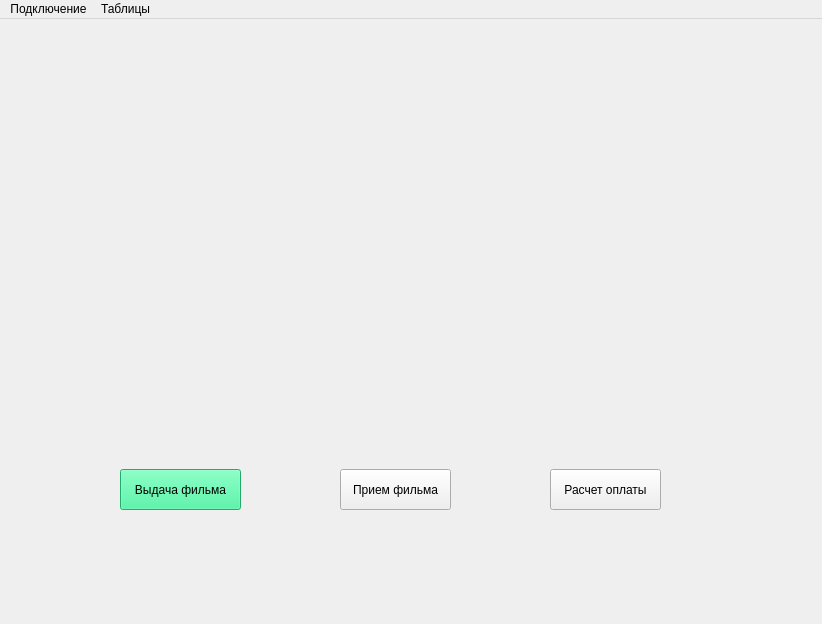
<?xml version="1.0" encoding="UTF-8"?>
<ui version="4.0">
 <class>MainWindow</class>
 <widget class="QMainWindow" name="MainWindow">
  <property name="geometry">
   <rect>
    <x>0</x>
    <y>0</y>
    <width>822</width>
    <height>624</height>
   </rect>
  </property>
  <property name="windowTitle">
   <string>MainWindow</string>
  </property>
  <widget class="QWidget" name="centralwidget">
   <widget class="QPushButton" name="give_film_btn">
    <property name="geometry">
     <rect>
      <x>120</x>
      <y>450</y>
      <width>121</width>
      <height>41</height>
     </rect>
    </property>
    <property name="sizePolicy">
     <sizepolicy hsizetype="Preferred" vsizetype="Preferred">
      <horstretch>0</horstretch>
      <verstretch>0</verstretch>
     </sizepolicy>
    </property>
    <property name="palette">
     <palette>
      <active>
       <colorrole role="WindowText">
        <brush brushstyle="SolidPattern">
         <color alpha="255">
          <red>0</red>
          <green>0</green>
          <blue>0</blue>
         </color>
        </brush>
       </colorrole>
       <colorrole role="Button">
        <brush brushstyle="SolidPattern">
         <color alpha="255">
          <red>48</red>
          <green>240</green>
          <blue>150</blue>
         </color>
        </brush>
       </colorrole>
       <colorrole role="Light">
        <brush brushstyle="SolidPattern">
         <color alpha="255">
          <red>156</red>
          <green>255</green>
          <blue>209</blue>
         </color>
        </brush>
       </colorrole>
       <colorrole role="Midlight">
        <brush brushstyle="SolidPattern">
         <color alpha="255">
          <red>102</red>
          <green>247</green>
          <blue>179</blue>
         </color>
        </brush>
       </colorrole>
       <colorrole role="Dark">
        <brush brushstyle="SolidPattern">
         <color alpha="255">
          <red>24</red>
          <green>120</green>
          <blue>75</blue>
         </color>
        </brush>
       </colorrole>
       <colorrole role="Mid">
        <brush brushstyle="SolidPattern">
         <color alpha="255">
          <red>32</red>
          <green>160</green>
          <blue>100</blue>
         </color>
        </brush>
       </colorrole>
       <colorrole role="Text">
        <brush brushstyle="SolidPattern">
         <color alpha="255">
          <red>0</red>
          <green>0</green>
          <blue>0</blue>
         </color>
        </brush>
       </colorrole>
       <colorrole role="BrightText">
        <brush brushstyle="SolidPattern">
         <color alpha="255">
          <red>255</red>
          <green>255</green>
          <blue>255</blue>
         </color>
        </brush>
       </colorrole>
       <colorrole role="ButtonText">
        <brush brushstyle="SolidPattern">
         <color alpha="255">
          <red>0</red>
          <green>0</green>
          <blue>0</blue>
         </color>
        </brush>
       </colorrole>
       <colorrole role="Base">
        <brush brushstyle="SolidPattern">
         <color alpha="255">
          <red>255</red>
          <green>255</green>
          <blue>255</blue>
         </color>
        </brush>
       </colorrole>
       <colorrole role="Window">
        <brush brushstyle="SolidPattern">
         <color alpha="255">
          <red>48</red>
          <green>240</green>
          <blue>150</blue>
         </color>
        </brush>
       </colorrole>
       <colorrole role="Shadow">
        <brush brushstyle="SolidPattern">
         <color alpha="255">
          <red>0</red>
          <green>0</green>
          <blue>0</blue>
         </color>
        </brush>
       </colorrole>
       <colorrole role="AlternateBase">
        <brush brushstyle="SolidPattern">
         <color alpha="255">
          <red>151</red>
          <green>247</green>
          <blue>202</blue>
         </color>
        </brush>
       </colorrole>
       <colorrole role="ToolTipBase">
        <brush brushstyle="SolidPattern">
         <color alpha="255">
          <red>255</red>
          <green>255</green>
          <blue>220</blue>
         </color>
        </brush>
       </colorrole>
       <colorrole role="ToolTipText">
        <brush brushstyle="SolidPattern">
         <color alpha="255">
          <red>0</red>
          <green>0</green>
          <blue>0</blue>
         </color>
        </brush>
       </colorrole>
      </active>
      <inactive>
       <colorrole role="WindowText">
        <brush brushstyle="SolidPattern">
         <color alpha="255">
          <red>0</red>
          <green>0</green>
          <blue>0</blue>
         </color>
        </brush>
       </colorrole>
       <colorrole role="Button">
        <brush brushstyle="SolidPattern">
         <color alpha="255">
          <red>48</red>
          <green>240</green>
          <blue>150</blue>
         </color>
        </brush>
       </colorrole>
       <colorrole role="Light">
        <brush brushstyle="SolidPattern">
         <color alpha="255">
          <red>156</red>
          <green>255</green>
          <blue>209</blue>
         </color>
        </brush>
       </colorrole>
       <colorrole role="Midlight">
        <brush brushstyle="SolidPattern">
         <color alpha="255">
          <red>102</red>
          <green>247</green>
          <blue>179</blue>
         </color>
        </brush>
       </colorrole>
       <colorrole role="Dark">
        <brush brushstyle="SolidPattern">
         <color alpha="255">
          <red>24</red>
          <green>120</green>
          <blue>75</blue>
         </color>
        </brush>
       </colorrole>
       <colorrole role="Mid">
        <brush brushstyle="SolidPattern">
         <color alpha="255">
          <red>32</red>
          <green>160</green>
          <blue>100</blue>
         </color>
        </brush>
       </colorrole>
       <colorrole role="Text">
        <brush brushstyle="SolidPattern">
         <color alpha="255">
          <red>0</red>
          <green>0</green>
          <blue>0</blue>
         </color>
        </brush>
       </colorrole>
       <colorrole role="BrightText">
        <brush brushstyle="SolidPattern">
         <color alpha="255">
          <red>255</red>
          <green>255</green>
          <blue>255</blue>
         </color>
        </brush>
       </colorrole>
       <colorrole role="ButtonText">
        <brush brushstyle="SolidPattern">
         <color alpha="255">
          <red>0</red>
          <green>0</green>
          <blue>0</blue>
         </color>
        </brush>
       </colorrole>
       <colorrole role="Base">
        <brush brushstyle="SolidPattern">
         <color alpha="255">
          <red>255</red>
          <green>255</green>
          <blue>255</blue>
         </color>
        </brush>
       </colorrole>
       <colorrole role="Window">
        <brush brushstyle="SolidPattern">
         <color alpha="255">
          <red>48</red>
          <green>240</green>
          <blue>150</blue>
         </color>
        </brush>
       </colorrole>
       <colorrole role="Shadow">
        <brush brushstyle="SolidPattern">
         <color alpha="255">
          <red>0</red>
          <green>0</green>
          <blue>0</blue>
         </color>
        </brush>
       </colorrole>
       <colorrole role="AlternateBase">
        <brush brushstyle="SolidPattern">
         <color alpha="255">
          <red>151</red>
          <green>247</green>
          <blue>202</blue>
         </color>
        </brush>
       </colorrole>
       <colorrole role="ToolTipBase">
        <brush brushstyle="SolidPattern">
         <color alpha="255">
          <red>255</red>
          <green>255</green>
          <blue>220</blue>
         </color>
        </brush>
       </colorrole>
       <colorrole role="ToolTipText">
        <brush brushstyle="SolidPattern">
         <color alpha="255">
          <red>0</red>
          <green>0</green>
          <blue>0</blue>
         </color>
        </brush>
       </colorrole>
      </inactive>
      <disabled>
       <colorrole role="WindowText">
        <brush brushstyle="SolidPattern">
         <color alpha="255">
          <red>24</red>
          <green>120</green>
          <blue>75</blue>
         </color>
        </brush>
       </colorrole>
       <colorrole role="Button">
        <brush brushstyle="SolidPattern">
         <color alpha="255">
          <red>48</red>
          <green>240</green>
          <blue>150</blue>
         </color>
        </brush>
       </colorrole>
       <colorrole role="Light">
        <brush brushstyle="SolidPattern">
         <color alpha="255">
          <red>156</red>
          <green>255</green>
          <blue>209</blue>
         </color>
        </brush>
       </colorrole>
       <colorrole role="Midlight">
        <brush brushstyle="SolidPattern">
         <color alpha="255">
          <red>102</red>
          <green>247</green>
          <blue>179</blue>
         </color>
        </brush>
       </colorrole>
       <colorrole role="Dark">
        <brush brushstyle="SolidPattern">
         <color alpha="255">
          <red>24</red>
          <green>120</green>
          <blue>75</blue>
         </color>
        </brush>
       </colorrole>
       <colorrole role="Mid">
        <brush brushstyle="SolidPattern">
         <color alpha="255">
          <red>32</red>
          <green>160</green>
          <blue>100</blue>
         </color>
        </brush>
       </colorrole>
       <colorrole role="Text">
        <brush brushstyle="SolidPattern">
         <color alpha="255">
          <red>24</red>
          <green>120</green>
          <blue>75</blue>
         </color>
        </brush>
       </colorrole>
       <colorrole role="BrightText">
        <brush brushstyle="SolidPattern">
         <color alpha="255">
          <red>255</red>
          <green>255</green>
          <blue>255</blue>
         </color>
        </brush>
       </colorrole>
       <colorrole role="ButtonText">
        <brush brushstyle="SolidPattern">
         <color alpha="255">
          <red>24</red>
          <green>120</green>
          <blue>75</blue>
         </color>
        </brush>
       </colorrole>
       <colorrole role="Base">
        <brush brushstyle="SolidPattern">
         <color alpha="255">
          <red>48</red>
          <green>240</green>
          <blue>150</blue>
         </color>
        </brush>
       </colorrole>
       <colorrole role="Window">
        <brush brushstyle="SolidPattern">
         <color alpha="255">
          <red>48</red>
          <green>240</green>
          <blue>150</blue>
         </color>
        </brush>
       </colorrole>
       <colorrole role="Shadow">
        <brush brushstyle="SolidPattern">
         <color alpha="255">
          <red>0</red>
          <green>0</green>
          <blue>0</blue>
         </color>
        </brush>
       </colorrole>
       <colorrole role="AlternateBase">
        <brush brushstyle="SolidPattern">
         <color alpha="255">
          <red>48</red>
          <green>240</green>
          <blue>150</blue>
         </color>
        </brush>
       </colorrole>
       <colorrole role="ToolTipBase">
        <brush brushstyle="SolidPattern">
         <color alpha="255">
          <red>255</red>
          <green>255</green>
          <blue>220</blue>
         </color>
        </brush>
       </colorrole>
       <colorrole role="ToolTipText">
        <brush brushstyle="SolidPattern">
         <color alpha="255">
          <red>0</red>
          <green>0</green>
          <blue>0</blue>
         </color>
        </brush>
       </colorrole>
      </disabled>
     </palette>
    </property>
    <property name="text">
     <string>Выдача фильма</string>
    </property>
   </widget>
   <widget class="QPushButton" name="take_film_btn">
    <property name="geometry">
     <rect>
      <x>340</x>
      <y>450</y>
      <width>111</width>
      <height>41</height>
     </rect>
    </property>
    <property name="text">
     <string>Прием фильма</string>
    </property>
   </widget>
   <widget class="QPushButton" name="cost_calc_btn">
    <property name="geometry">
     <rect>
      <x>550</x>
      <y>450</y>
      <width>111</width>
      <height>41</height>
     </rect>
    </property>
    <property name="text">
     <string>Расчет оплаты</string>
    </property>
   </widget>
  </widget>
  <widget class="QMenuBar" name="menuBar">
   <property name="geometry">
    <rect>
     <x>0</x>
     <y>0</y>
     <width>822</width>
     <height>21</height>
    </rect>
   </property>
   <widget class="QMenu" name="menu">
    <property name="title">
     <string>Подключение</string>
    </property>
    <addaction name="connect_2"/>
    <addaction name="action"/>
   </widget>
   <widget class="QMenu" name="menu_2">
    <property name="title">
     <string>Таблицы</string>
    </property>
    <addaction name="user_ank"/>
    <addaction name="film_ank"/>
    <addaction name="order_det_ank"/>
    <addaction name="purchase_ank"/>
   </widget>
   <addaction name="menu"/>
   <addaction name="menu_2"/>
  </widget>
  <action name="connect_2">
   <property name="text">
    <string>Подключится к БД</string>
   </property>
  </action>
  <action name="action">
   <property name="text">
    <string>Отключится</string>
   </property>
  </action>
  <action name="user_ank">
   <property name="text">
    <string>Анкета пользователя</string>
   </property>
  </action>
  <action name="film_ank">
   <property name="text">
    <string>Каталог фильмов</string>
   </property>
  </action>
  <action name="order_det_ank">
   <property name="text">
    <string>Даты сделок</string>
   </property>
  </action>
  <action name="purchase_ank">
   <property name="text">
    <string>Сделки</string>
   </property>
  </action>
 </widget>
 <resources/>
 <connections/>
</ui>
